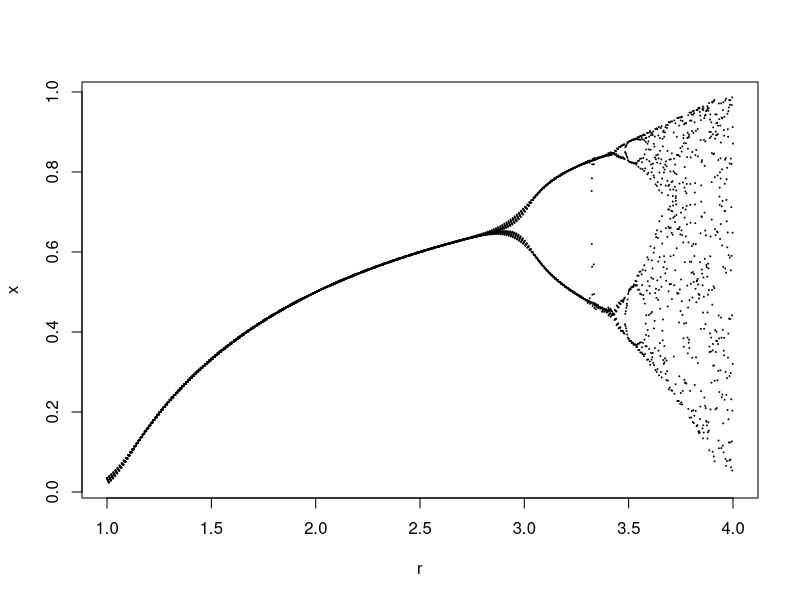

Reproduce this figure in R.
# http://techn.ology.net/alternatives-to-the-logistic-equation/

iterate <- function( equation, range, x_max ) {
    # Initialize the bucket of x's
    v <- c()

    # For each r, find the x value...
    for ( r in range ) {
        # Start at a low x value
        x <- 0.1
        # Repeat x_max times...
        for ( i in 0 : x_max ) {
            x <- eval( parse( text = equation ) )
            # Save the last half of computed x's
            if ( i > x_max / 2 ) {
                v <- c( v, x )
            }
        }
    }
    return(v)
}

# Set the range of the r values
r_min <- 1
r_max <- 4

# The logistic equation
# r * x * ( 1 - x )
# Alternatives:
# r - x ** 2
# r ** ( 1 - x )
# r * x ** ( 1 - x )
# r * sin(x)
# r * cos(x) - sin(x)
# r * ( cos(x) - sin(x) )
# r ** sin(x)
# r ** cos( 1 - x )
# r * cos(x) * ( 1 - sin(x) )
# r * exp(x) * ( 1 - exp(x) )
v <- iterate( equation = 'r * x * ( 1 - x )', range = seq( r_min, r_max, 0.01 ), x_max = 30 )

r <- seq( r_min, r_max, length.out = length(v) )

#png(file = 'bifurcation.png')
plot( r, v, type = 'p', cex  = 0.1, xlab = 'r', ylab = 'x' )
#dev.off()
